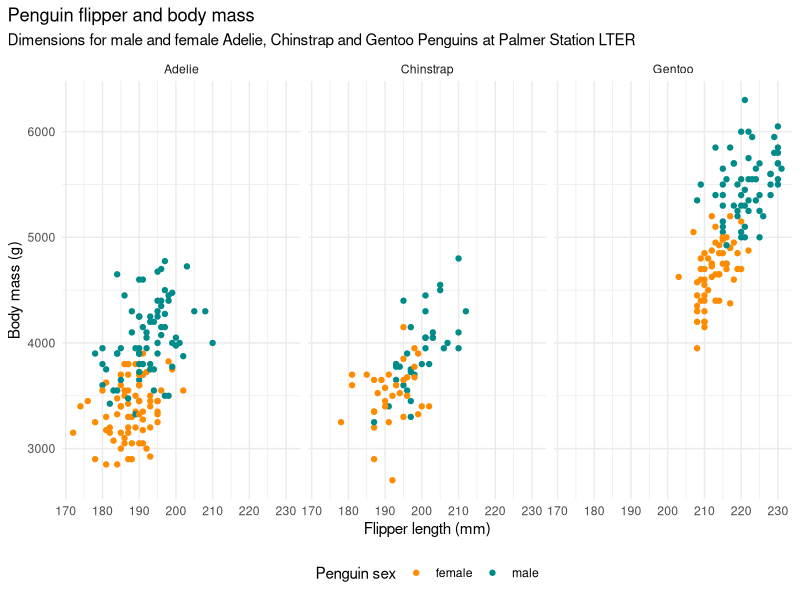
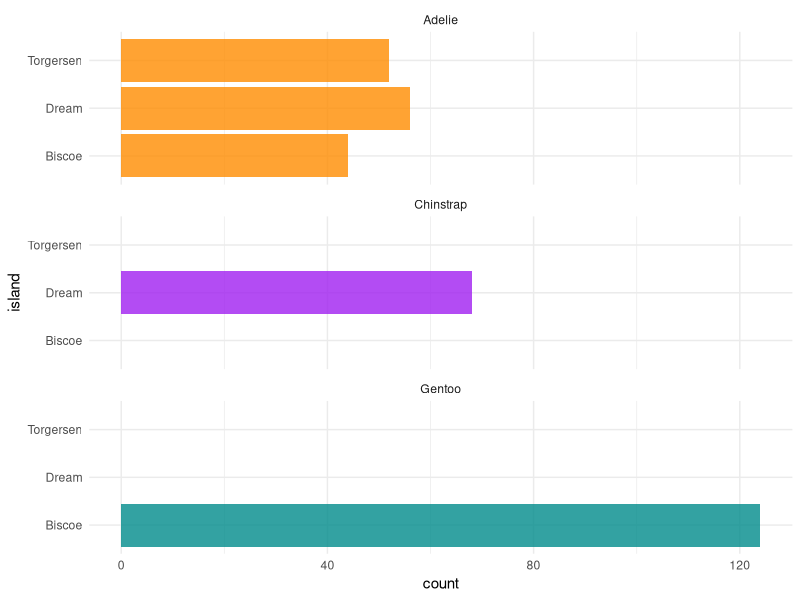

Recreate these plots in R, in order.
## ---- chunk 1
library(palmerpenguins)
library(dplyr)
library(ggplot2)
## ---- chunk 2
glimpse(penguins)
## ---- chunk 3
penguins %>%
  count(species)
## ---- chunk 4
knitr::include_graphics("https://allisonhorst.github.io/palmerpenguins/reference/figures/lter_penguins.png")
## ---- chunk 5
mean_metric <- penguins %>%
  group_by(species) %>%
  select(-year) %>%
  summarize(across(where(is.numeric), mean, na.rm = TRUE))
mean_metric
## ---- chunk 6
knitr::include_graphics("https://allisonhorst.github.io/palmerpenguins/reference/figures/culmen_depth.png")
## ---- chunk 7
ggplot(penguins, aes(x = flipper_length_mm,
                            y = body_mass_g)) +
  geom_point(aes(color = sex)) +
  theme_minimal() +
  scale_color_manual(values = c("darkorange","cyan4"), na.translate = FALSE) +
  labs(title = "Penguin flipper and body mass",
       subtitle = "Dimensions for male and female Adelie, Chinstrap and Gentoo Penguins at Palmer Station LTER",
       x = "Flipper length (mm)",
       y = "Body mass (g)",
       color = "Penguin sex") +
  theme(legend.position = "bottom",
        legend.background = element_rect(fill = "white", color = NA),
        plot.title.position = "plot",
        plot.caption = element_text(hjust = 0, face= "italic"),
        plot.caption.position = "plot") +
  facet_wrap(~species)
## ---- chunk 8
ggplot(penguins, aes(x = island, fill = species)) +
  geom_bar(alpha = 0.8) +
  scale_fill_manual(values = c("darkorange","purple","cyan4"),
                    guide = FALSE) +
  theme_minimal() +
  facet_wrap(~species, ncol = 1) +
  coord_flip()
